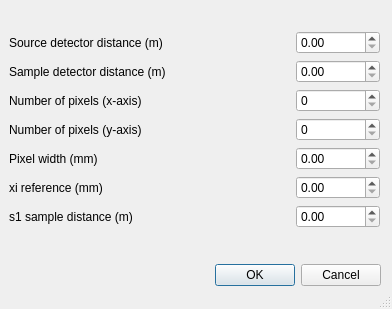
<?xml version="1.0" encoding="UTF-8"?>
<ui version="4.0">
 <class>Dialog</class>
 <widget class="QDialog" name="Dialog">
  <property name="windowModality">
   <enum>Qt::NonModal</enum>
  </property>
  <property name="geometry">
   <rect>
    <x>0</x>
    <y>0</y>
    <width>392</width>
    <height>309</height>
   </rect>
  </property>
  <property name="windowTitle">
   <string>Instrument Geometry Settings</string>
  </property>
  <property name="sizeGripEnabled">
   <bool>true</bool>
  </property>
  <property name="modal">
   <bool>true</bool>
  </property>
  <widget class="QDialogButtonBox" name="buttonBox">
   <property name="geometry">
    <rect>
     <x>10</x>
     <y>260</y>
     <width>371</width>
     <height>31</height>
    </rect>
   </property>
   <property name="orientation">
    <enum>Qt::Horizontal</enum>
   </property>
   <property name="standardButtons">
    <set>QDialogButtonBox::Cancel|QDialogButtonBox::Ok</set>
   </property>
  </widget>
  <widget class="QWidget" name="verticalLayoutWidget">
   <property name="geometry">
    <rect>
     <x>9</x>
     <y>9</y>
     <width>371</width>
     <height>241</height>
    </rect>
   </property>
   <layout class="QVBoxLayout" name="verticalLayout">
    <item>
     <layout class="QGridLayout" name="gridLayout">
      <item row="1" column="3">
       <widget class="QDoubleSpinBox" name="sample_detector_distance">
        <property name="maximum">
         <double>1000000000.000000000000000</double>
        </property>
       </widget>
      </item>
      <item row="4" column="3">
       <widget class="QDoubleSpinBox" name="pixel_width">
        <property name="maximum">
         <double>1000000000.000000000000000</double>
        </property>
       </widget>
      </item>
      <item row="2" column="0">
       <widget class="QLabel" name="label_3">
        <property name="text">
         <string>Number of pixels (x-axis)</string>
        </property>
       </widget>
      </item>
      <item row="6" column="0">
       <widget class="QLabel" name="label_7">
        <property name="text">
         <string>s1 sample distance (m)</string>
        </property>
       </widget>
      </item>
      <item row="3" column="3">
       <widget class="QSpinBox" name="num_y_pixels">
        <property name="maximum">
         <number>1000000000</number>
        </property>
       </widget>
      </item>
      <item row="5" column="2">
       <spacer name="horizontalSpacer_6">
        <property name="orientation">
         <enum>Qt::Horizontal</enum>
        </property>
        <property name="sizeHint" stdset="0">
         <size>
          <width>40</width>
          <height>20</height>
         </size>
        </property>
       </spacer>
      </item>
      <item row="1" column="2">
       <spacer name="horizontalSpacer_2">
        <property name="orientation">
         <enum>Qt::Horizontal</enum>
        </property>
        <property name="sizeHint" stdset="0">
         <size>
          <width>40</width>
          <height>20</height>
         </size>
        </property>
       </spacer>
      </item>
      <item row="6" column="2">
       <spacer name="horizontalSpacer_7">
        <property name="orientation">
         <enum>Qt::Horizontal</enum>
        </property>
        <property name="sizeHint" stdset="0">
         <size>
          <width>40</width>
          <height>20</height>
         </size>
        </property>
       </spacer>
      </item>
      <item row="0" column="3">
       <widget class="QDoubleSpinBox" name="source_detector_distance">
        <property name="maximum">
         <double>1000000000.000000000000000</double>
        </property>
       </widget>
      </item>
      <item row="1" column="0">
       <widget class="QLabel" name="label_2">
        <property name="text">
         <string>Sample detector distance (m)</string>
        </property>
       </widget>
      </item>
      <item row="3" column="0">
       <widget class="QLabel" name="label_4">
        <property name="text">
         <string>Number of pixels (y-axis)</string>
        </property>
       </widget>
      </item>
      <item row="5" column="3">
       <widget class="QDoubleSpinBox" name="xi_reference">
        <property name="maximum">
         <double>1000000000.000000000000000</double>
        </property>
       </widget>
      </item>
      <item row="5" column="0">
       <widget class="QLabel" name="label_6">
        <property name="text">
         <string>xi reference (mm)</string>
        </property>
       </widget>
      </item>
      <item row="3" column="2">
       <spacer name="horizontalSpacer_4">
        <property name="orientation">
         <enum>Qt::Horizontal</enum>
        </property>
        <property name="sizeHint" stdset="0">
         <size>
          <width>40</width>
          <height>20</height>
         </size>
        </property>
       </spacer>
      </item>
      <item row="4" column="0">
       <widget class="QLabel" name="label_5">
        <property name="text">
         <string>Pixel width (mm)</string>
        </property>
       </widget>
      </item>
      <item row="4" column="2">
       <spacer name="horizontalSpacer_5">
        <property name="orientation">
         <enum>Qt::Horizontal</enum>
        </property>
        <property name="sizeHint" stdset="0">
         <size>
          <width>40</width>
          <height>20</height>
         </size>
        </property>
       </spacer>
      </item>
      <item row="2" column="2">
       <spacer name="horizontalSpacer_3">
        <property name="orientation">
         <enum>Qt::Horizontal</enum>
        </property>
        <property name="sizeHint" stdset="0">
         <size>
          <width>40</width>
          <height>20</height>
         </size>
        </property>
       </spacer>
      </item>
      <item row="0" column="0">
       <widget class="QLabel" name="label">
        <property name="text">
         <string>Source detector distance (m)</string>
        </property>
       </widget>
      </item>
      <item row="2" column="3">
       <widget class="QSpinBox" name="num_x_pixels">
        <property name="maximum">
         <number>1000000000</number>
        </property>
       </widget>
      </item>
      <item row="6" column="3">
       <widget class="QDoubleSpinBox" name="s1_sample_distance">
        <property name="maximum">
         <double>1000000000.000000000000000</double>
        </property>
       </widget>
      </item>
      <item row="0" column="2">
       <spacer name="horizontalSpacer">
        <property name="orientation">
         <enum>Qt::Horizontal</enum>
        </property>
        <property name="sizeHint" stdset="0">
         <size>
          <width>40</width>
          <height>20</height>
         </size>
        </property>
       </spacer>
      </item>
     </layout>
    </item>
   </layout>
  </widget>
 </widget>
 <resources/>
 <connections>
  <connection>
   <sender>buttonBox</sender>
   <signal>accepted()</signal>
   <receiver>Dialog</receiver>
   <slot>accept()</slot>
   <hints>
    <hint type="sourcelabel">
     <x>228</x>
     <y>274</y>
    </hint>
    <hint type="destinationlabel">
     <x>157</x>
     <y>274</y>
    </hint>
   </hints>
  </connection>
  <connection>
   <sender>buttonBox</sender>
   <signal>rejected()</signal>
   <receiver>Dialog</receiver>
   <slot>reject()</slot>
   <hints>
    <hint type="sourcelabel">
     <x>316</x>
     <y>260</y>
    </hint>
    <hint type="destinationlabel">
     <x>286</x>
     <y>274</y>
    </hint>
   </hints>
  </connection>
 </connections>
</ui>
